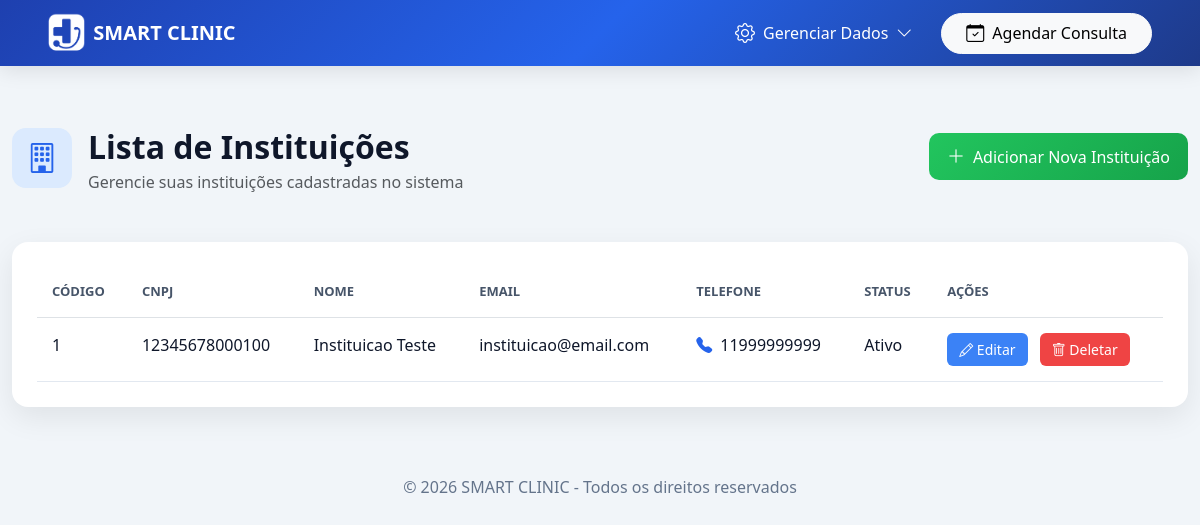
The app's page /Frontend/instituicao.php (signed in) with its own data.
### tables this page shows
CREATE TABLE `instituicao` (
  `cod` int(11) NOT NULL,
  `cnpj` varchar(20) DEFAULT NULL,
  `logo` varchar(200) NOT NULL,
  `email` varchar(100) NOT NULL,
  `senha` varchar(100) NOT NULL,
  `nome` varchar(100) NOT NULL,
  `telefone` varchar(20) NOT NULL,
  `endereco` varchar(200) NOT NULL,
  `status` varchar(20) NOT NULL
);

### Backend/controller/Database.php (called while the page is built)
<?php
class Database {
    private static $instance = null;
    public static function getConnection() {
        if (self::$instance === null) {
            $host = '127.0.0.1';
            $db   = 'smartclinic';
            $user = 'root';
            $pass = '';
            $charset = 'utf8mb4';
            $dsn = "mysql:host=$host;dbname=$db;charset=$charset";
            $options = [
                PDO::ATTR_ERRMODE => PDO::ERRMODE_EXCEPTION,
                PDO::ATTR_DEFAULT_FETCH_MODE => PDO::FETCH_ASSOC,
                PDO::ATTR_EMULATE_PREPARES => false,
            ];
            self::$instance = new PDO($dsn, $user, $pass, $options);
        }
        return self::$instance;
    }
}

### Backend/controller/InstituicaoController.php (called while the page is built, shortened)
<?php
require_once $_SERVER['DOCUMENT_ROOT'] . '/SmartClinic-A/Backend/dao/InstituicaoDAO.php';
class InstituicaoController extends BaseController {
    private $dao;
    public function __construct() {
        $this->dao = new InstituicaoDAO();
    }
    public function getAll() {
        return $this->dao->getAll();
    }
}

### Backend/dao/BaseDAO.php (called while the page is built, shortened)
<?php
require_once $_SERVER['DOCUMENT_ROOT'] . '/SmartClinic-A/Backend/controller/Database.php';
class BaseDAO {
    public function __construct() {
        $this->db = Database::getConnection();
    }
}

### Backend/dao/InstituicaoDAO.php (called while the page is built, shortened)
<?php
require_once $_SERVER['DOCUMENT_ROOT'] . '/SmartClinic-A/Backend/dao/BaseDAO.php';
class InstituicaoDAO extends BaseDAO {
    public function getAll() {
        $stmt = $this->db->query('SELECT * FROM instituicao');
        return $stmt->fetchAll();
    }
}

### Frontend/instituicao.php (the view, shortened to what this page needs)
<?php
require_once __DIR__ . '/navbar.php';
?>
<!DOCTYPE html>
<html lang="pt-BR">
<head>
    <link href="https://cdn.jsdelivr.net/npm/bootstrap@5.3.2/dist/css/bootstrap.min.css" rel="stylesheet">
    <link href="https://cdn.jsdelivr.net/npm/bootstrap-icons@1.11.1/font/bootstrap-icons.css" rel="stylesheet">
</head>
<body>
<section class="py-5">
<div class="container-lg" style="max-width: 1200px;">
<?php
require_once $_SERVER['DOCUMENT_ROOT'] . '/SmartClinic-A/Backend/controller/InstituicaoController.php';
$controller = new InstituicaoController();
$action = isset($_GET['action']) ? $_GET['action'] : 'list';
if ($action == 'list') {
?>
<div class="d-flex justify-content-between align-items-start mb-5">
    <div class="d-flex align-items-start gap-3">
        <div style="background: #dbeafe; width: 60px; height: 60px; border-radius: 14px; display: flex; align-items: center; justify-content: center;">
            <i class="bi bi-building" style="font-size: 30px; color: var(--azul);"></i>
        </div>
        <div>
            <h2 class="title mb-1">Lista de Instituições</h2>
            <p class="text-muted mb-0">Gerencie suas instituições cadastradas no sistema</p>
        </div>
    </div>
    <a href="instituicao.php?action=create" class="btn btn-verde d-flex align-items-center gap-2" style="margin-top: 5px;">
        <i class="bi bi-plus-lg" style="font-size: 18px;"></i> Adicionar Nova Instituição
    </a>
</div>
<div class="card-modern">
<div class="table-responsive">
<table class="table table-modern mb-0">
<thead style="background: #f1f5f9;">
<tr>
    <th style="padding: 15px; font-weight: 600; color: #475569; font-size: 13px; text-transform: uppercase;">CÓDIGO</th>
    <th style="padding: 15px; font-weight: 600; color: #475569; font-size: 13px; text-transform: uppercase;">CNPJ</th>
    <th style="padding: 15px; font-weight: 600; color: #475569; font-size: 13px; text-transform: uppercase;">NOME</th>
    <th style="padding: 15px; font-weight: 600; color: #475569; font-size: 13px; text-transform: uppercase;">EMAIL</th>
    <th style="padding: 15px; font-weight: 600; color: #475569; font-size: 13px; text-transform: uppercase;">TELEFONE</th>
    <th style="padding: 15px; font-weight: 600; color: #475569; font-size: 13px; text-transform: uppercase;">STATUS</th>
    <th style="padding: 15px; font-weight: 600; color: #475569; font-size: 13px; text-transform: uppercase;">AÇÕES</th>
</tr>
</thead>
<tbody>
<?php
$instituicoes = $controller->getAll();
foreach ($instituicoes as $inst) {
    echo "<tr style='border-bottom: 1px solid #e2e8f0;'>";
    echo "<td style='padding: 15px; color: #0f172a; font-weight: 500;'>{$inst['cod']}</td>";
    echo "<td style='padding: 15px; color: #0f172a;'>{$inst['cnpj']}</td>";
    echo "<td style='padding: 15px; color: #0f172a; font-weight: 500;'>{$inst['nome']}</td>";
    echo "<td style='padding: 15px; color: #0f172a;'>{$inst['email']}</td>";
    echo "<td style='padding: 15px; color: #0f172a;'><i class='bi bi-telephone-fill' style='color: var(--azul); margin-right: 8px;'></i>{$inst['telefone']}</td>";
    echo "<td style='padding: 15px; color: #0f172a;'>{$inst['status']}</td>";
    echo "<td style='padding: 15px;'>
        <a href='?action=edit&id={$inst['cod']}' class='btn btn-sm me-2' style='background: #3b82f6; color: white; border: none; border-radius: 6px; padding: 6px 12px;'>
            <i class='bi bi-pencil' style='font-size: 14px;'></i> Editar
        </a>
        <form method='POST' style='display:inline;'>
            <input type='hidden' name='delete_id' value='{$inst['cod']}'>
            <button class='btn btn-sm' style='background: #ef4444; color: white; border: none; border-radius: 6px; padding: 6px 12px;'>
                <i class='bi bi-trash' style='font-size: 14px;'></i> Deletar
            </button>
        </form>
    </td>";
    echo "</tr>";
}
?>
</tbody>
</table>
</div>
</div>
<?php } ?>
</div>
</section>
<footer style="background: transparent; color: #64748b; padding: 20px 0;">
    <div class="container-lg text-center">
        <p class="mb-0">© 2026 SMART CLINIC - Todos os direitos reservados</p>
    </div>
</footer>
</body>
</html>

### Frontend/instituicao.php (style rules this page uses)
:root { --azul: #2563eb; --azul-escuro: #1e40af; --verde: #22c55e; --fundo: #f1f5f9; }
body { background: var(--fundo); padding-top: 80px; font-family: 'Segoe UI', sans-serif; }
.card-modern { background: white; border-radius: 16px; padding: 25px; box-shadow: 0 10px 30px rgba(0,0,0,0.08); }
.title { font-weight: 600; color: #0f172a; }
.btn-verde { background: linear-gradient(135deg, #22c55e, #16a34a); border: none; color: white; border-radius: 10px; padding: 10px 18px; transition: 0.2s; }
.table-modern thead { background: #f1f5f9; }
.table-modern th { color: #475569; }
footer { background: transparent; color: #64748b; }

### records on screen
instituicao: cod "1", cnpj "12345678000100", nome "Instituicao Teste", email "instituicao@email.com", telefone "11999999999", status "Ativo"

### other values on screen
$serviceButton['label'] "Agendar Consulta"
